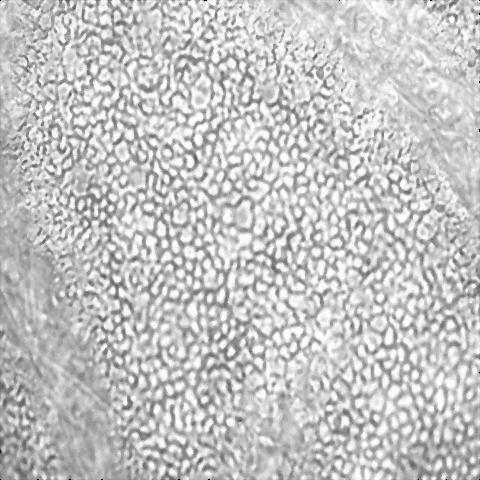
%> input picture 细胞尺寸计算/p1.jpg, 480 x 480 px
$ octave BLP.m   (GNU Octave 9; MATLAB toolbox functions it lacks are replaced by stand-ins)
%> lines starting %> are read from the running program, lines starting %| are printed output that depends on the picture
p1 = imread('p1.jpg');
%> p1 is the input picture: size 480x480 uint8; min 0, max 255, mean 195.8
F=double(p1);%数据类型转换，MATLAB不支特图像的无符号整型的i计算
G = fft2(F);%傅立叶变换
G=fftshift(G);%转换数据矩阵
[M,N]=size(G);
%> M = 480; N = 480
nn=2;%二阶巴特沃斯(Butterworth)高通滤波器
d0=30;
m=fix (M/2);n=fix(N/2);
%> after `m=fix (M/2)`: m = 240
%> after `n=fix(N/2)`: n = 240
for i=1:M
    for j=1:N
        d=sqrt((i-m)^2+(j-n)^2);
        h=1/(1+0.414*(d/d0)^(2*nn));%i计算传递函数
        result(i,j) = h*G(i,j);
    end
end
result=ifftshift(result);
Y2=ifft2(result);
Y3=uint8(real(Y2));
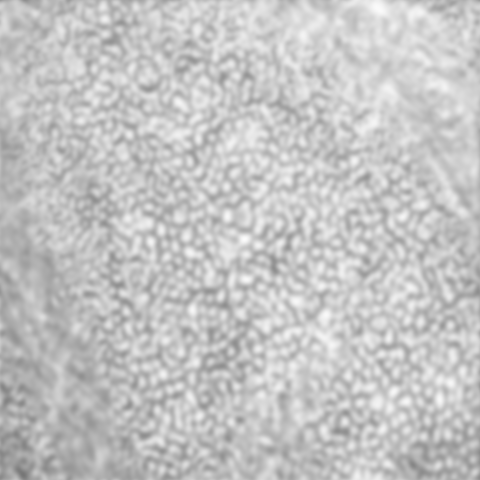
%> Y3: size 480x480 uint8; min 118, max 252, mean 195.8
subplot(121),imshow(p1),title('原图像');%滤波后图像显示
subplot(122),imshow(Y3),title('巴特沃斯低通滤波后图像');%滤波后图像显示

P_signal = sum(p1(:).^2);
%> P_signal = 58748094
P_noise_denoised = sum((Y3(:) - p1(:)).^2);
%> P_noise_denoised = 18067684
SNR_denoised = 10*log10(P_signal/P_noise_denoised);
%> SNR_denoised = 5.12
disp(SNR_denoised);
%| 5.1209
